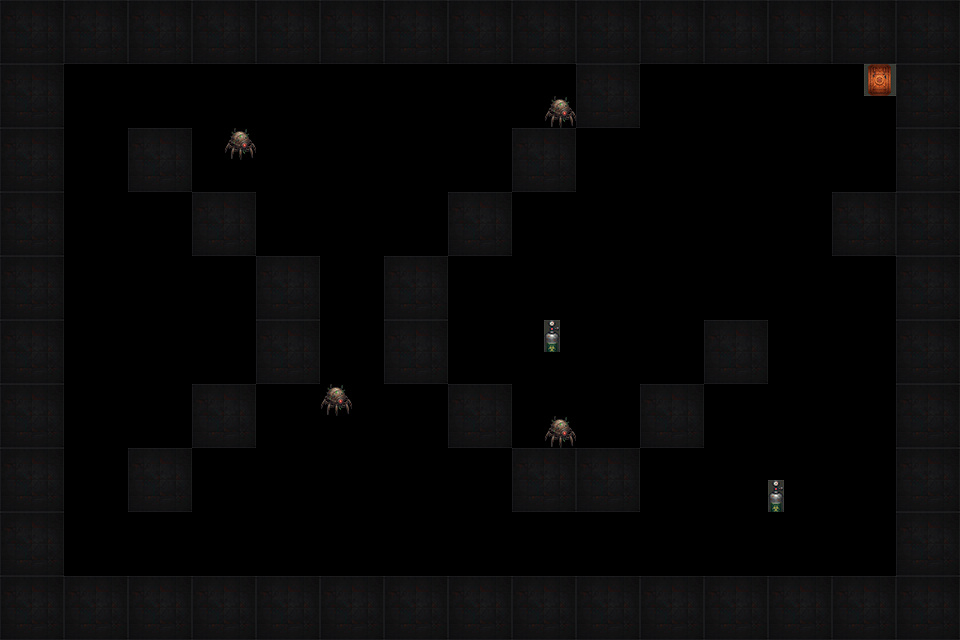

A level layout from a 2D game, rendered from its tile map. Below: a short description, then the map file with its tile-grid data intact:
An orthogonal 30x20 tile map with 32x32 px tiles, 1 tile layer (Слой тайлов 1), 4 tilesets.

<map version="1.10" tiledversion="1.11.2" orientation="orthogonal" renderorder="right-down" width="30" height="20" tilewidth="32" tileheight="32" infinite="0" nextlayerid="2" nextobjectid="1">
 <tileset firstgid="1" source="Стены.tsx" />
 <tileset firstgid="5" source="Oxigen.tsx" />
 <tileset firstgid="6" source="Двери.tsx" />
 <tileset firstgid="7" source="Враг.tsx" />
 <layer id="1" name="Слой тайлов 1" width="30" height="20">
  <data encoding="csv">
1,2,1,2,1,2,1,2,1,2,1,2,1,2,1,2,1,2,1,2,1,2,1,2,1,2,1,2,1,2,
3,4,3,4,3,4,3,4,3,4,3,4,3,4,3,4,3,4,3,4,3,4,3,4,3,4,3,4,3,4,
1,2,0,0,0,0,0,0,0,0,0,0,0,0,0,0,0,0,1,2,0,0,0,0,0,0,0,6,1,2,
3,4,0,0,0,0,0,0,0,0,0,0,0,0,0,0,0,7,3,4,0,0,0,0,0,0,0,0,3,4,
1,2,0,0,1,2,0,7,0,0,0,0,0,0,0,0,1,2,0,0,0,0,0,0,0,0,0,0,1,2,
3,4,0,0,3,4,0,0,0,0,0,0,0,0,0,0,3,4,0,0,0,0,0,0,0,0,0,0,3,4,
1,2,0,0,0,0,1,2,0,0,0,0,0,0,1,2,0,0,0,0,0,0,0,0,0,0,1,2,1,2,
3,4,0,0,0,0,3,4,0,0,0,0,0,0,3,4,0,0,0,0,0,0,0,0,0,0,3,4,3,4,
1,2,0,0,0,0,0,0,1,2,0,0,1,2,0,0,0,0,0,0,0,0,0,0,0,0,0,0,1,2,
3,4,0,0,0,0,0,0,3,4,0,0,3,4,0,0,0,0,0,0,0,0,0,0,0,0,0,0,3,4,
1,2,0,0,0,0,0,0,1,2,0,0,1,2,0,0,0,5,0,0,0,0,1,2,0,0,0,0,1,2,
3,4,0,0,0,0,0,0,3,4,0,0,3,4,0,0,0,0,0,0,0,0,3,4,0,0,0,0,3,4,
1,2,0,0,0,0,1,2,0,0,7,0,0,0,1,2,0,0,0,0,1,2,0,0,0,0,0,0,1,2,
3,4,0,0,0,0,3,4,0,0,0,0,0,0,3,4,0,7,0,0,3,4,0,0,0,0,0,0,3,4,
1,2,0,0,1,2,0,0,0,0,0,0,0,0,0,0,1,2,1,2,0,0,0,0,0,0,0,0,1,2,
3,4,0,0,3,4,0,0,0,0,0,0,0,0,0,0,3,4,3,4,0,0,0,0,5,0,0,0,3,4,
1,2,0,0,0,0,0,0,0,0,0,0,0,0,0,0,0,0,0,0,0,0,0,0,0,0,0,0,1,2,
3,4,0,0,0,0,0,0,0,0,0,0,0,0,0,0,0,0,0,0,0,0,0,0,0,0,0,0,3,4,
1,2,1,2,1,2,1,2,1,2,1,2,1,2,1,2,1,2,1,2,1,2,1,2,1,2,1,2,1,2,
3,4,3,4,3,4,3,4,3,4,3,4,3,4,3,4,3,4,3,4,3,4,3,4,3,4,3,4,3,4
</data>
 </layer>
</map>
